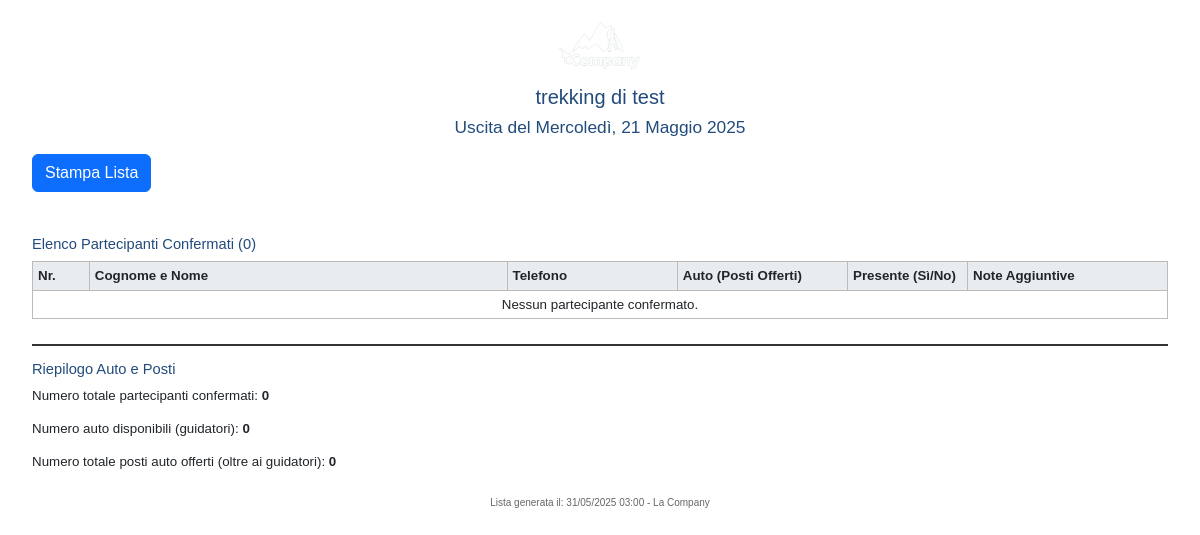
/uscita/2/partecipanti/ (signed in), run on an earlier commit of the app's database.
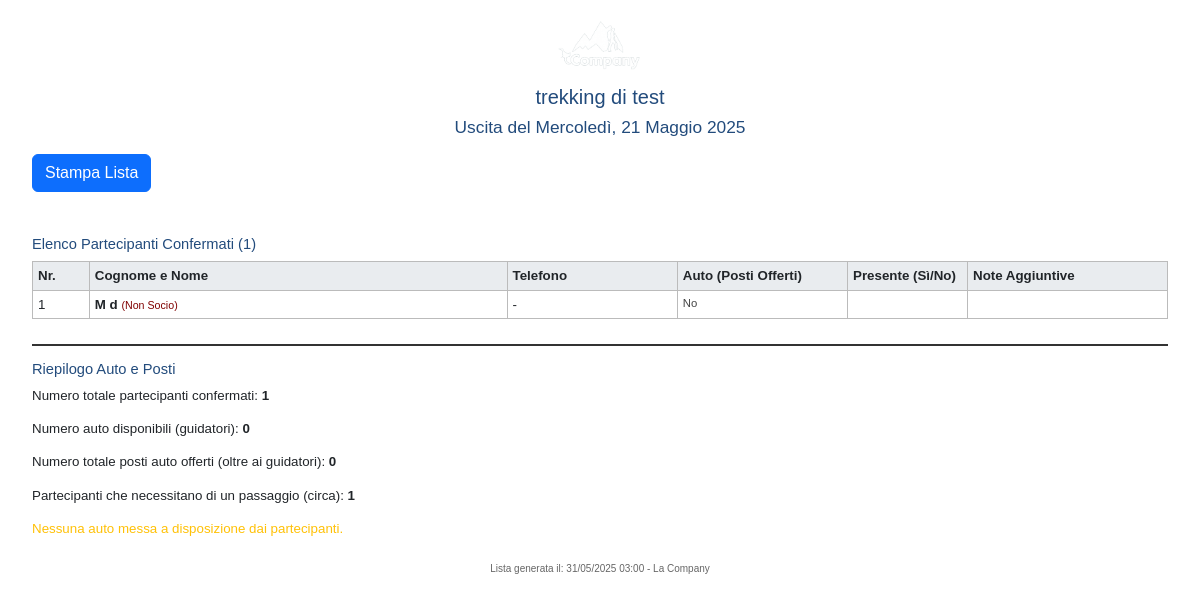
And on a later commit of the database.
### trekking/models.py (models this page shows, shortened)
class TrekRegistration(models.Model):
    STATUS_CHOICES = [
        ('CONFERMATA', 'Confermata'),
        ('ANNULLATA_UTENTE', 'Annullata (Utente)'),
        ('ANNULLATA_ADMIN', 'Annullata (Admin)'),
        ('COMPLETATA', 'Completata'),
    ]
    scheduled_trek = models.ForeignKey(ScheduledTrek, related_name='registrations', on_delete=models.CASCADE, verbose_name="Uscita Programmata")
    user = models.ForeignKey(User, on_delete=models.SET_NULL, blank=True, null=True, verbose_name="Utente Registrato (se loggato)")
    first_name = models.CharField(max_length=100, verbose_name="Nome")
    last_name = models.CharField(max_length=100, verbose_name="Cognome")
    email = models.EmailField(verbose_name="Email")
    phone = models.CharField(max_length=20, blank=True, null=True, verbose_name="Telefono")
    is_member = models.BooleanField(default=False, verbose_name="È Socio de 'La Company'?")
    birth_date = models.DateField(verbose_name="Data di Nascita", blank=True, null=True)
    birth_place = models.CharField(max_length=100, verbose_name="Luogo di Nascita", blank=True, null=True)
    address = models.CharField(max_length=255, verbose_name="Indirizzo di Residenza (Via, N°)", blank=True, null=True)
    city = models.CharField(max_length=100, verbose_name="Città di Residenza", blank=True, null=True)
    postal_code = models.CharField(max_length=10, verbose_name="CAP", blank=True, null=True)
    fiscal_code = models.CharField(max_length=16, verbose_name="Codice Fiscale", blank=True, null=True)
    has_car = models.BooleanField(default=False, verbose_name="Disponibilità Auto?")
    available_seats = models.PositiveIntegerField(verbose_name="N° Posti Auto Disponibili (oltre al guidatore)", default=0, blank=True, null=True)
    registration_date = models.DateTimeField(auto_now_add=True, verbose_name="Data Iscrizione")
    status = models.CharField(max_length=20, choices=STATUS_CHOICES, default='CONFERMATA', verbose_name="Stato Iscrizione")
    notes_user = models.TextField(blank=True, null=True, verbose_name="Note dall'Utente")
    admin_notes = models.TextField(blank=True, null=True, verbose_name="Note Admin (interne)")
    class Meta:
        verbose_name = "Iscrizione Trekking"
        verbose_name_plural = "Iscrizioni Trekking"
        ordering = ['-registration_date']

### trekking/views.py (the view)
# urls.py: path('uscita/<int:scheduled_trek_id>/partecipanti/', views.event_participant_list, name='event_participant_list'),
@staff_member_required
def event_participant_list(request, scheduled_trek_id):
    scheduled_trek = get_object_or_404(ScheduledTrek.objects.prefetch_related('registrations', 'trek'), pk=scheduled_trek_id)
    participants = scheduled_trek.registrations.filter(status='CONFERMATA').order_by('last_name', 'first_name')
    total_participants = participants.count()
    cars_available = participants.filter(has_car=True)
    drivers_count = cars_available.count() # Numero di autisti (che sono anche partecipanti)
    total_seats_in_cars_offered_by_others = sum(p.available_seats for p in cars_available if p.available_seats) # Posti offerti ESCLUSI i guidatori
    participants_needing_ride = total_participants - drivers_count
    seats_are_sufficient = total_seats_in_cars_offered_by_others >= participants_needing_ride if drivers_count < total_participants else True
    if total_participants == 0 : # Se non ci sono partecipanti, non c'è bisogno di passaggi
        participants_needing_ride = 0
        seats_are_sufficient = True
    context = {
        'scheduled_trek': scheduled_trek,
        'participants': participants,
        'total_participants': total_participants,
        'cars_available_count': drivers_count, # Rinominato per chiarezza
        'total_seats_offered_by_others': total_seats_in_cars_offered_by_others, # Rinominato per chiarezza
        'participants_needing_ride': participants_needing_ride, # NUOVO
        'seats_are_sufficient': seats_are_sufficient, # NUOVO
        'page_title': f"Lista Partecipanti - {scheduled_trek.trek.name} del {scheduled_trek.date.strftime('%d/%m')}"
    }
    return render(request, 'trekking/event_participant_list.html', context)

### trekking/templates/trekking/event_participant_list.html (shortened to what this page needs)
{% load static %}
<!DOCTYPE html>
<html lang="it">
<head>
    <link href="https://cdn.jsdelivr.net/npm/bootstrap@5.3.3/dist/css/bootstrap.min.css" rel="stylesheet">
</head>
<body>
    <div class="container-fluid">
        <div class="text-center mb-3">
            <img src="{% static 'trekking/img/image.png' %}" alt="Logo La Company" class="header-logo">
            <h2>{{ scheduled_trek.trek.name }}</h2>
            <h3>Uscita del {{ scheduled_trek.date|date:"l, d F Y" }}</h3>
        </div>
        <button onclick="window.print();" class="btn btn-primary no-print">Stampa Lista</button>
        <h4 class="mt-4">Elenco Partecipanti Confermati ({{ total_participants }})</h4>
        <table>
            <thead>
                <tr>
                    <th style="width: 5%;">Nr.</th>
                    <th>Cognome e Nome</th>
                    <th style="width: 15%;">Telefono</th>
                    <th style="width: 15%;">Auto (Posti Offerti)</th>
                    <th class="presence-cell">Presente (Sì/No)</th>
                    <th class="notes-cell">Note Aggiuntive</th>
                </tr>
            </thead>
            <tbody>
                {% for p in participants %}
                <tr>
                    <td>{{ forloop.counter }}</td>
                    <td><strong>{{ p.last_name|upper }} {{ p.first_name }}</strong>
                        {% if not p.is_member %}<span style="font-size:0.8em; color: #800000;"> (Non Socio)</span>{% endif %}
                    </td>
                    <td>{{ p.phone|default:"-" }}</td>
                    <td class="car-info">
                        {% if p.has_car %}
                            Sì ({{ p.available_seats|default:"0" }})
                        {% else %}
                            No
                        {% endif %}
                    </td>
                    <td></td>
                    <td>{% if p.notes_user %}* {{p.notes_user|truncatewords:10}}{% endif %}</td>
                </tr>
                {% empty %}
                <tr>
                    <td colspan="6" class="text-center">Nessun partecipante confermato.</td>
                </tr>
                {% endfor %}
            </tbody>
        </table>
        <div class="summary">
            <h4>Riepilogo Auto e Posti</h4>
            <p>Numero totale partecipanti confermati: <strong>{{ total_participants }}</strong></p>
            <p>Numero auto disponibili (guidatori): <strong>{{ cars_available_count }}</strong></p>
            <p>Numero totale posti auto offerti (oltre ai guidatori): <strong>{{ total_seats_offered_by_others }}</strong></p>
            {% if total_participants > 0 %}
                <p>Partecipanti che necessitano di un passaggio (circa):
                   <strong>{{ participants_needing_ride }}</strong>
                </p>
                {% if seats_are_sufficient %}
                    <p class="text-success">I posti auto offerti sembrano sufficienti!</p>
                {% elif cars_available_count > 0 %}
                    <p class="text-danger">Attenzione: i posti auto offerti ({{ total_seats_offered_by_others }}) potrebbero non essere sufficienti per i partecipanti che necessitano di un passaggio ({{ participants_needing_ride }}).</p>
                {% else %}
                     {% if participants_needing_ride > 0 %}
                        <p class="text-warning">Nessuna auto messa a disposizione dai partecipanti.</p>
                     {% else %}
                        <p class="text-info">Nessuno necessita di un passaggio (tutti autonomi o autisti).</p>
                     {% endif %}
                {% endif %}
            {% endif %}
        </div>
        <div class="footer-print">
            Lista generata il: {% now "d/m/Y H:i" %} - La Company
        </div>
    </div>
</body>
</html>

What changed in the data, as far as the page shows it:
added TrekRegistration: last_name "M", first_name "d", is_member "(Non Socio)", phone "-", has_car "No"
Also different on the page:
{{ total_participants }}: "0" → "1"
{{ participants_needing_ride }}: (not shown) → "1"
text no longer shown: "Nessun partecipante confermato."
text now shown: "Partecipanti che necessitano di un passaggio (circa): Nessuna auto messa a disposizione dai partecipanti."
